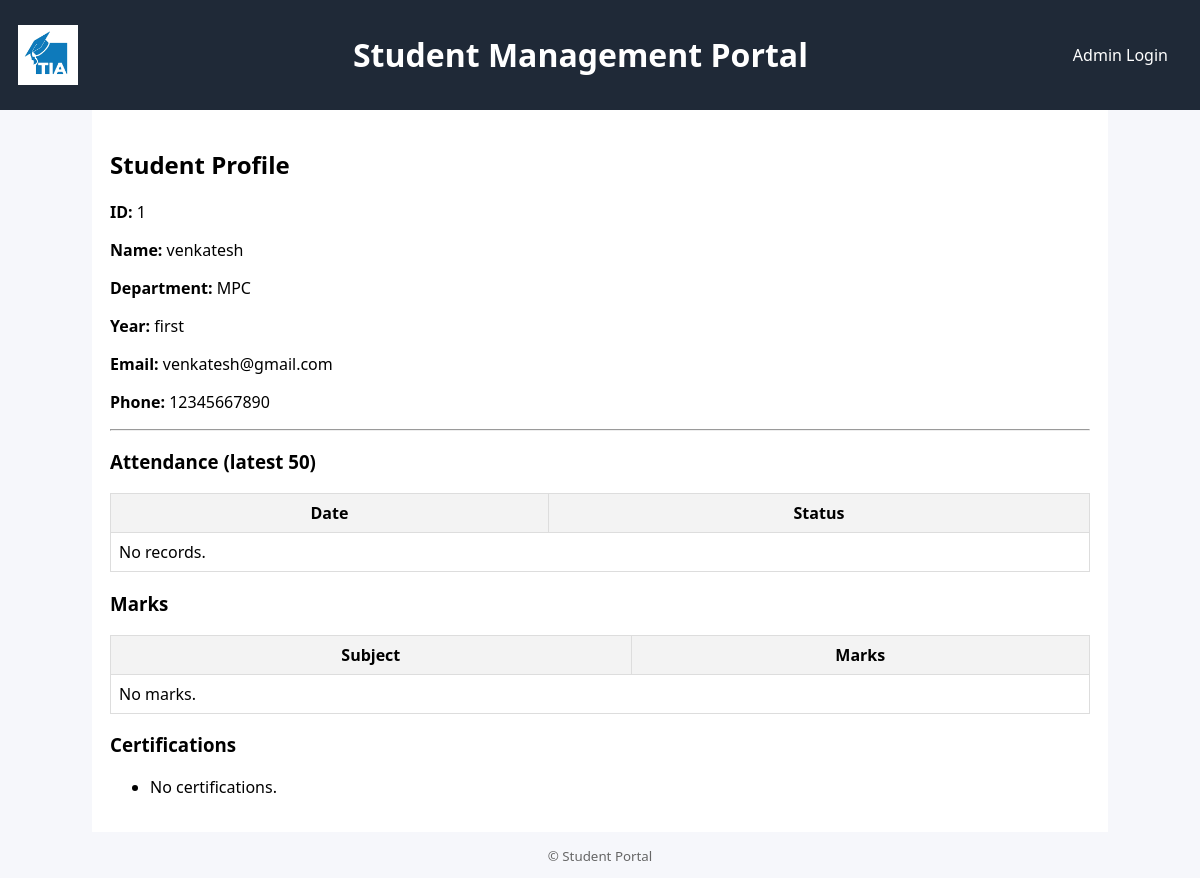
Screenshot of /student/1/ with the database file from the repository.
### portal_app/models.py (models this page shows, shortened)
class Student(models.Model):
    student_id = models.CharField(max_length=20, unique=True)
    name = models.CharField(max_length=100)
    year = models.CharField(max_length=10)   # Required field
    department = models.CharField(max_length=50, null=True, blank=True)
    email = models.EmailField(null=True, blank=True)
    phone = models.CharField(max_length=15, null=True, blank=True)

### portal_app/views.py (the view)
# urls.py: path("student/<str:student_id>/", views.student_profile, name="student_profile"),
def student_profile(request, student_id):
    student = get_object_or_404(Student, student_id=student_id)
    attendance = student.attendance.all().order_by('-date')[:50]
    marks = student.marks.all().order_by('subject')
    certifications = student.certifications.all().order_by('-uploaded_at')
    return render(request, 'portal_app/student_profile.html', {
        'student': student,'attendance': attendance,'marks': marks,'certifications': certifications
    })

### portal_app/templates/portal_app/student_profile.html (shortened to what this page needs)
{% extends 'portal_app/base.html' %}
{% load static %}
{% block content %}
{% if admin_mode %}
  <h2>Add Student</h2>
  <form method="post">
    {% csrf_token %}
    {{ student_form.as_p }}
    <button type="submit">Save</button>
  </form>
{% else %}
  <h2>Student Profile</h2>
  <p><strong>ID:</strong> {{ student.student_id }}</p>
  <p><strong>Name:</strong> {{ student.name }}</p>
  <p><strong>Department:</strong> {{ student.department }}</p>
  <p><strong>Year:</strong> {{ student.year }}</p>
  <p><strong>Email:</strong> {{ student.email }}</p>
  <p><strong>Phone:</strong> {{ student.phone }}</p>
  <hr>
  <h3>Attendance (latest 50)</h3>
  <table>
    <tr><th>Date</th><th>Status</th></tr>
    {% for a in attendance %}
      <tr><td>{{ a.date }}</td><td>{{ a.status }}</td></tr>
    {% empty %}
      <tr><td colspan="2">No records.</td></tr>
    {% endfor %}
  </table>
  <h3>Marks</h3>
  <table>
    <tr><th>Subject</th><th>Marks</th></tr>
    {% for m in marks %}
      <tr><td>{{ m.subject }}</td><td>{{ m.marks }}</td></tr>
    {% empty %}
      <tr><td colspan="2">No marks.</td></tr>
    {% endfor %}
  </table>
  <h3>Certifications</h3>
  <ul>
    {% for c in certifications %}
      <li>
        {{ c.program_name }} — {{ c.uploaded_at|date:"Y-m-d H:i" }}
        <a class="download" href="{% url 'portal_app:download_certification' student.student_id c.program_name %}">📥 Download</a>
      </li>
    {% empty %}
      <li>No certifications.</li>
    {% endfor %}
  </ul>
{% endif %}
{% endblock %}

### portal_app/static/portal_app/style.css (style rules this page uses)
body { font-family: system-ui, Arial, sans-serif; margin:0; background:#f6f7fb; }
table { width:100%; border-collapse: collapse; margin:8px 0; }
th, td { border:1px solid #ddd; padding:8px; }
th { background:#f3f3f3; }

### rows the page displays
Student: student_id "1", name "venkatesh", department "MPC", year "first", email "venkatesh@gmail.com", phone "12345667890"
